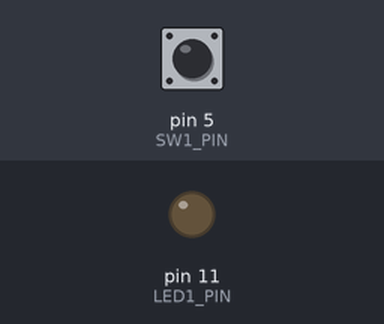
Simulated run of this sketch. Board: Arduino Uno, built with avr-gcc and run on an emulated ATmega328P. On the bench: output pins drawn as LEDs (lit = HIGH). The test bench sets the inputs (shaded band); at power-on: pin 5 (SW1_PIN) HIGH. What the sketch prints to the serial monitor is not drawn.

Above: at 1.2 s.
1.3 s: pin 5 (SW1_PIN) pulled LOW for 0.15 s
At 1.4 s:
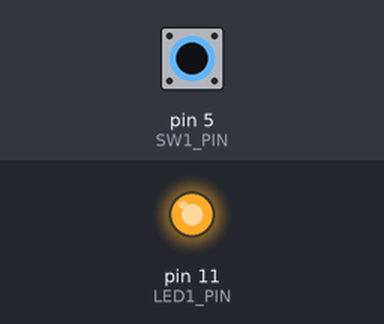
3.0 s: pin 5 (SW1_PIN) pulled LOW for 3.2 s
At 7.2 s:
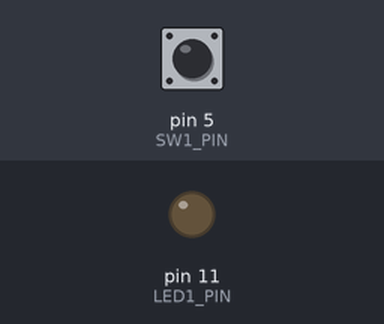
Timing chart, 0 to 8.7 s (numbered marks = the images above; inputs shaded):
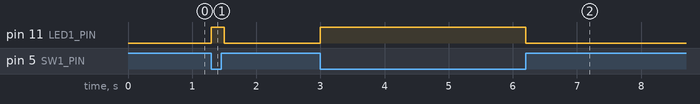

Measured:
- after the input at 1.3 s, pin 11 (LED1_PIN): LOW → HIGH at once, → LOW 0.20 s later
- after the input at 3.0 s, pin 11 (LED1_PIN): LOW → HIGH at once, → LOW 3.2 s later

The sketch:

_2_3.ino
```cpp
#define SW1_PIN 5
#define LED1_PIN 11
#define MSEC_SAMPLE 100
boolean isSwPressed, prevIsSwPressed, isSwRise, isSwFall, isSwChange;
// the setup function runs once when you press reset or power the board
void setup() {
  pinMode(SW1_PIN, INPUT_PULLUP);
  pinMode(LED1_PIN, OUTPUT);  digitalWrite(LED1_PIN, LOW);

  Serial.begin(9600);
  Serial.println(F("Lab 2: Switch State Decoding v0.0\n"));
}

void loop() {
  prevIsSwPressed = isSwPressed;
  isSwPressed = !digitalRead(SW1_PIN);
  // When the switch is pressed, the SW_PIN is low, so !low is high or true
  isSwRise = (isSwPressed && !prevIsSwPressed);  // switch edge detection
  isSwFall = (!isSwPressed && prevIsSwPressed);
  isSwChange = (isSwRise || isSwFall);

// uncomment just one line below at time to see how each input
//  condition is detected. (enable just one output function at a time)

  digitalWrite(LED1_PIN, isSwPressed);
//  digitalWrite(LED1_PIN, isSwRise);
//  digitalWrite(LED1_PIN, isSwFall);
//  digitalWrite(LED1_PIN, isSwChange);
//  digitalWrite(LED1_PIN, !digitalRead(LED1_PIN)); // see the sample rate

  delay(MSEC_SAMPLE);
}
```
